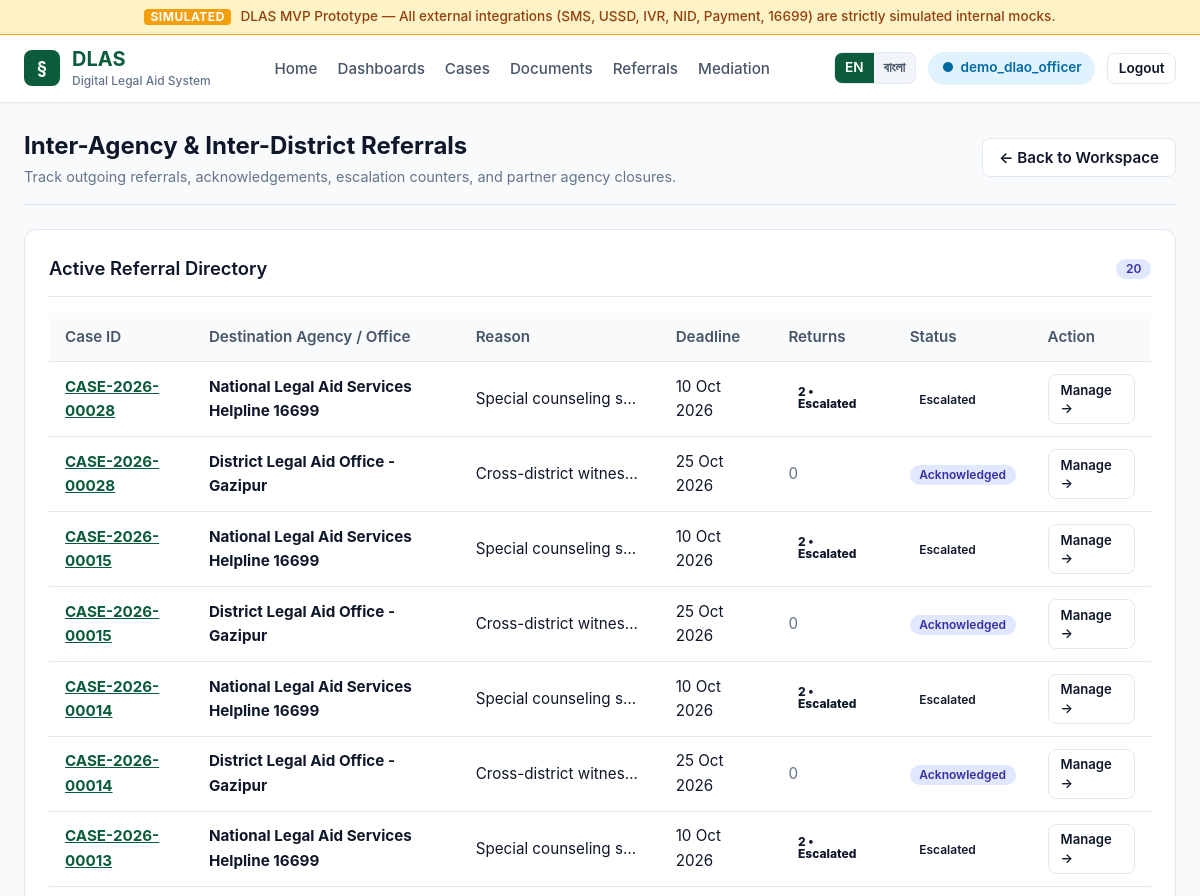
/referrals/ (signed in, upper part), run on an earlier commit of the app's database.
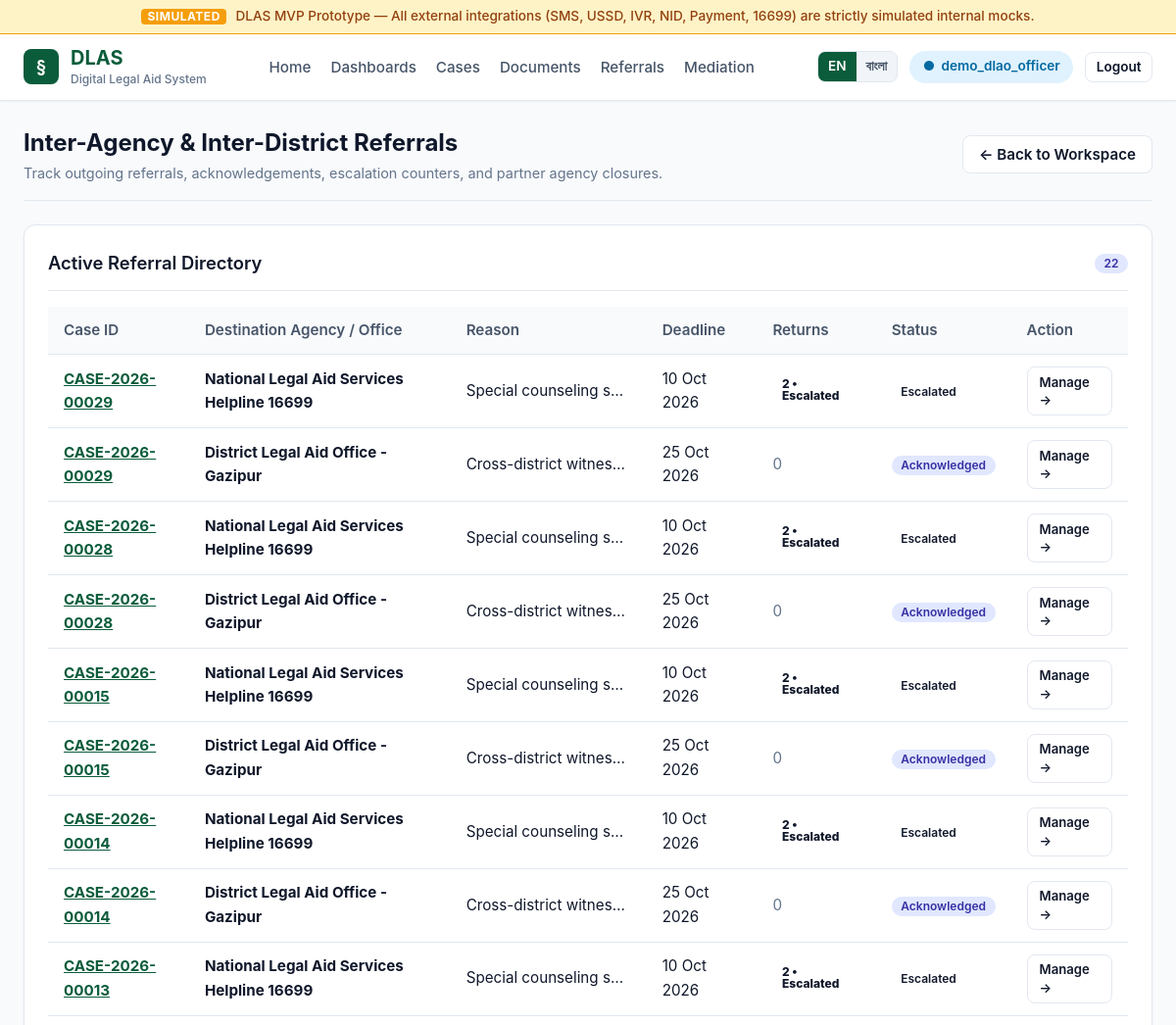
And on a later commit of the database.
### referrals/models.py (models this page shows, shortened)
class Referral(models.Model):
    STATUS_PENDING = 'pending'
    STATUS_ACKNOWLEDGED = 'acknowledged'
    STATUS_RETURNED = 'returned'
    STATUS_ESCALATED = 'escalated'
    STATUS_REASSIGNED = 'reassigned'
    STATUS_COMPLETED = 'completed'
    STATUS_CHOICES = [
        (STATUS_PENDING, 'Pending Acknowledgement'),
        (STATUS_ACKNOWLEDGED, 'Acknowledged'),
        (STATUS_RETURNED, 'Returned'),
        (STATUS_ESCALATED, 'Escalated'),
        (STATUS_REASSIGNED, 'Reassigned'),
        (STATUS_COMPLETED, 'Completed'),
    ]
    case = models.ForeignKey(
        'cases.CaseRecord',
        on_delete=models.PROTECT,
        related_name='referrals'
    )
    created_by = models.ForeignKey(
        User,
        on_delete=models.PROTECT,
        related_name='created_referrals'
    )
    destination = models.CharField(max_length=255)
    reason = models.TextField()
    expected_action = models.TextField()
    deadline = models.DateTimeField()
    status = models.CharField(max_length=32, choices=STATUS_CHOICES, default=STATUS_PENDING)
    returned_count = models.IntegerField(default=0)
    created_at = models.DateTimeField(auto_now_add=True)
    acknowledged_at = models.DateTimeField(null=True, blank=True)
    assigned_officer = models.ForeignKey(
        User,
        null=True,
        blank=True,
        on_delete=models.SET_NULL,
        related_name='assigned_referrals'
    )
    previous_officer = models.ForeignKey(
        User,
        null=True,
        blank=True,
        on_delete=models.SET_NULL,
        related_name='previous_referrals'
    )
    reassigned_at = models.DateTimeField(null=True, blank=True)
    missed_deadline_at = models.DateTimeField(null=True, blank=True)
    package_notes = models.TextField(blank=True, default='')
    included_document_ids = models.CharField(max_length=255, blank=True, default='')
    class Meta:
        ordering = ['-created_at']
        verbose_name = 'Referral'
        verbose_name_plural = 'Referrals'

### cases/models.py (models this page shows, shortened)
class CaseRecord(models.Model):
    PRIORITY_LOW = 'LOW'
    PRIORITY_MEDIUM = 'MEDIUM'
    PRIORITY_HIGH = 'HIGH'
    PRIORITY_URGENT = 'URGENT'
    PRIORITY_CHOICES = [
        (PRIORITY_LOW, 'Low'),
        (PRIORITY_MEDIUM, 'Medium'),
        (PRIORITY_HIGH, 'High'),
        (PRIORITY_URGENT, 'Urgent'),
    ]
    STATUS_ACCEPTED = 'ACCEPTED'
    STATUS_IN_PROGRESS = 'IN_PROGRESS'
    STATUS_REFERRED = 'REFERRED'
    STATUS_MEDIATION = 'MEDIATION'
    STATUS_RESOLVED = 'RESOLVED'
    STATUS_CLOSED = 'CLOSED'
    STATUS_CHOICES = [
        (STATUS_ACCEPTED, 'Accepted'),
        (STATUS_IN_PROGRESS, 'In Progress'),
        (STATUS_REFERRED, 'Referred'),
        (STATUS_MEDIATION, 'Mediation'),
        (STATUS_RESOLVED, 'Resolved'),
        (STATUS_CLOSED, 'Closed'),
    ]
    case_id = models.CharField(max_length=64, unique=True, db_index=True)
    application = models.OneToOneField(
        Application,
        on_delete=models.PROTECT,
        related_name='case_record'
    )
    assigned_officer = models.ForeignKey(
        User,
        on_delete=models.PROTECT,
        related_name='assigned_officer_cases'
    )
    assigned_lawyer = models.ForeignKey(
        User,
        null=True,
        blank=True,
        on_delete=models.SET_NULL,
        related_name='assigned_lawyer_cases'
    )
    priority = models.CharField(max_length=20, choices=PRIORITY_CHOICES, default=PRIORITY_MEDIUM)
    status = models.CharField(max_length=32, choices=STATUS_CHOICES, default=STATUS_ACCEPTED)
    accepted_at = models.DateTimeField(default=timezone.now)
    closed_at = models.DateTimeField(null=True, blank=True)
    created_at = models.DateTimeField(auto_now_add=True)
    updated_at = models.DateTimeField(auto_now=True)
    class Meta:
        ordering = ['-created_at']
        verbose_name = 'Case Record'
        verbose_name_plural = 'Case Records'

### referrals/views.py (the view)
# urls.py: path('', views.referral_list, name='index'),
def referral_list(request):
    referrals = []
    if request.user.is_authenticated:
        if not has_role(request.user, [UserProfile.ROLE_DLAO_OFFICER, UserProfile.ROLE_DLAO_SUPPORT_STAFF, UserProfile.ROLE_ADMIN]):
            raise PermissionDenied("Access restricted to DLAO personnel.")
        referrals = Referral.objects.all().order_by('-created_at')
    return render(request, 'referrals/index.html', {'referrals': referrals})

### accounts/permissions.py (called while the page is built)
def get_user_role(user):
    if not user or not user.is_authenticated:
        return None
    if user.is_superuser:
        return UserProfile.ROLE_ADMIN
    if hasattr(user, 'profile'):
        return user.profile.role
    return None

def has_role(user, allowed_roles):
    if not user or not user.is_authenticated:
        return False
    if user.is_superuser:
        return True
    if isinstance(allowed_roles, str):
        allowed_roles = [allowed_roles]
    role = get_user_role(user)
    return role in allowed_roles

### core/context_processors.py (called while the page is built)
def language_context(request):
    lang = request.session.get('django_language') or request.COOKIES.get('django_language', 'en')
    if lang not in ['en', 'bn']:
        lang = 'en'
    return {
        'current_language': lang,
        'is_bangla': (lang == 'bn'),
        'is_english': (lang == 'en'),
    }

### core/templatetags/dlas_tags.py (called while the page is built)
@register.simple_tag(takes_context=True)
def tr(context, en_text, bn_text):
    is_bangla = context.get('is_bangla', False)
    return bn_text if is_bangla else en_text

### templates/referrals/index.html (shortened to what this page needs)
{% extends 'base.html' %}
{% load dlas_tags %}
{% block content %}
<div class="dashboard-header">
  <div>
    <h2>{% tr "Inter-Agency & Inter-District Referrals" "আন্তঃসংস্থা ও আন্তঃজেলা রেফারেল" %}</h2>
    <p style="color: var(--text-muted); font-size: 0.9rem;">
      {% tr "Track outgoing referrals, acknowledgements, escalation counters, and partner agency closures." "বহির্গামী রেফারেল, প্রাপ্তিস্বীকার, পুনরাবৃত্তি ট্র্যাকিং ও সহযোগী সংস্থার নিষ্পত্তি পর্যবেক্ষণ।" %}
    </p>
  </div>
  <div>
    <a href="{% url 'dashboard:officer' %}" class="btn btn-secondary">
      &larr; {% tr "Back to Workspace" "কর্মক্ষেত্রে ফিরে যান" %}
    </a>
  </div>
</div>
<div class="card">
  <div class="card-header">
    <h3 class="card-title">{% tr "Active Referral Directory" "সক্রিয় রেফারেল তালিকা" %}</h3>
    <span class="badge badge-in-progress">{{ referrals|length }}</span>
  </div>
  {% if referrals %}
    <div class="table-responsive">
      <table class="table">
        <thead>
          <tr>
            <th>{% tr "Case ID" "মামলা আইডি" %}</th>
            <th>{% tr "Destination Agency / Office" "প্রাপক সংস্থা / অফিস" %}</th>
            <th>{% tr "Reason" "কারণ" %}</th>
            <th>{% tr "Deadline" "সময়সীমা" %}</th>
            <th>{% tr "Returns" "ফেরত সংখ্যা" %}</th>
            <th>{% tr "Status" "অবস্থা" %}</th>
            <th>{% tr "Action" "পদক্ষেপ" %}</th>
          </tr>
        </thead>
        <tbody>
          {% for referral in referrals %}
            <tr>
              <td>
                <a href="{% url 'cases:officer_case_detail' referral.case.case_id %}" style="font-weight: 700; color: var(--primary-color);">
                  {{ referral.case.case_id }}
                </a>
              </td>
              <td><strong>{{ referral.destination }}</strong></td>
              <td style="max-width: 200px; white-space: nowrap; overflow: hidden; text-overflow: ellipsis;">
                {{ referral.reason }}
              </td>
              <td>
                {% if referral.deadline %}
                  {{ referral.deadline|date:"d M Y" }}
                {% else %}
                  <span style="color: var(--text-muted);">{% tr "No deadline" "সময়সীমা নেই" %}</span>
                {% endif %}
              </td>
              <td>
                {% if referral.returned_count >= 2 %}
                  <span class="badge badge-emergency" style="font-weight: 800;">
                    {{ referral.returned_count }} &bull; {% tr "Escalated" "উদ্বেগজনক" %}
                  </span>
                {% elif referral.returned_count > 0 %}
                  <span class="badge badge-under-review">{{ referral.returned_count }}</span>
                {% else %}
                  <span style="color: var(--text-muted);">0</span>
                {% endif %}
              </td>
              <td>
                <span class="badge
                  {% if referral.status == 'completed' %}badge-accepted
                  {% elif referral.status == 'escalated' %}badge-emergency
                  {% elif referral.status == 'acknowledged' %}badge-in-progress
                  {% elif referral.status == 'returned' %}badge-under-review
                  {% else %}badge-pending{% endif %}">
                  {{ referral.get_status_display }}
                </span>
              </td>
              <td>
                <a href="{% url 'referrals:referral_detail' referral.id %}" class="btn btn-secondary" style="padding: 0.35rem 0.75rem; font-size: 0.82rem;">
                  {% tr "Manage" "পরিচালনা" %} &rarr;
                </a>
              </td>
            </tr>
          {% endfor %}
        </tbody>
      </table>
    </div>
  {% endif %}
</div>
{% endblock %}

### templates/base.html (shortened to what this page needs)
{% load static %}
{% load dlas_tags %}
<!DOCTYPE html>
<html lang="{% if is_bangla %}bn{% else %}en{% endif %}">
<head>
  <link rel="stylesheet" href="{% static 'css/style.css' %}">
</head>
<body>
  <div class="proto-banner">
    <span class="badge">{% tr "SIMULATED" "সিমুলেটেড" %}</span>
    {% tr "DLAS MVP Prototype — All external integrations (SMS, USSD, IVR, NID, Payment, 16699) are strictly simulated internal mocks." "ডিএলএএস প্রোটোটাইপ — সমস্ত বাহ্যিক সেবা (এসএমএস, ইউএসএসডি, আইভিআর, এনআইডি, পেমেন্ট, ১৬৬৯৯) কৃত্রিম মক দ্বারা প্রদর্শিত।" %}
  </div>
  <header class="navbar">
    <div class="nav-container">
      <a href="{% url 'core:landing' %}" class="brand-link">
        <div class="brand-logo-icon">§</div>
        <div>
          <div class="brand-title">{% tr "DLAS" "ডিএলএএস" %}</div>
          <div class="brand-subtitle">{% tr "Digital Legal Aid System" "ডিজিটাল আইনি সহায়তা ব্যবস্থা" %}</div>
        </div>
      </a>
      <nav>
        <ul class="nav-links">
          <li><a href="{% url 'core:landing' %}">{% tr "Home" "হোম" %}</a></li>
          <li><a href="{% url 'dashboard:index' %}">{% tr "Dashboards" "ড্যাশবোর্ডসমূহ" %}</a></li>
          <li><a href="{% url 'cases:index' %}">{% tr "Cases" "মামলাসমূহ" %}</a></li>
          <li><a href="{% url 'documents:index' %}">{% tr "Documents" "নথিপত্র" %}</a></li>
          <li><a href="{% url 'referrals:index' %}">{% tr "Referrals" "রেফারেল" %}</a></li>
          <li><a href="{% url 'mediation:index' %}">{% tr "Mediation" "মধ্যস্থতা" %}</a></li>
        </ul>
      </nav>
      <div class="nav-actions">
        <div class="lang-switcher" title="Switch Language / ভাষা পরিবর্তন করুন">
          <a href="{% url 'core:set_language' 'en' %}?next={{ request.path }}" class="lang-btn {% if is_english %}active{% endif %}">EN</a>
          <a href="{% url 'core:set_language' 'bn' %}?next={{ request.path }}" class="lang-btn {% if is_bangla %}active{% endif %}">বাংলা</a>
        </div>
        {% if user.is_authenticated or request.session.active_role %}
          <div class="role-pill">
            <span>●</span>
            {% if request.session.active_role %}
              {{ request.session.active_role|title }}
            {% else %}
              {{ user.username }}
            {% endif %}
          </div>
          <a href="{% url 'accounts:logout' %}" class="btn btn-secondary btn-sm">
            {% tr "Logout" "লগআউট" %}
          </a>
        {% else %}
          <a href="{% url 'accounts:login' %}" class="btn btn-primary btn-sm">
            {% tr "Login / Demo Roles" "লগইন / রোলসমূহ" %}
          </a>
        {% endif %}
      </div>
    </div>
  </header>
  <main class="main-wrapper">
    {% block content %}
    {% endblock %}
  </main>
</body>
</html>

What changed in the data, as far as the page shows it:
added Referral: case.case_id "CASE-2026-00029", destination "National Legal Aid Services Helpline 16699", reason "Special counseling s…", deadline "10 Oct 2026", returned_count "2", tr "Escalated", status "Escalated", tr "Manage"
added Referral: case.case_id "CASE-2026-00029", destination "District Legal Aid Office - Gazipur", reason "Cross-district witnes…", deadline "25 Oct 2026", returned_count "0", status "Acknowledged", tr "Manage"
Also different on the page:
{{ referrals|length }}: "20" → "22"
